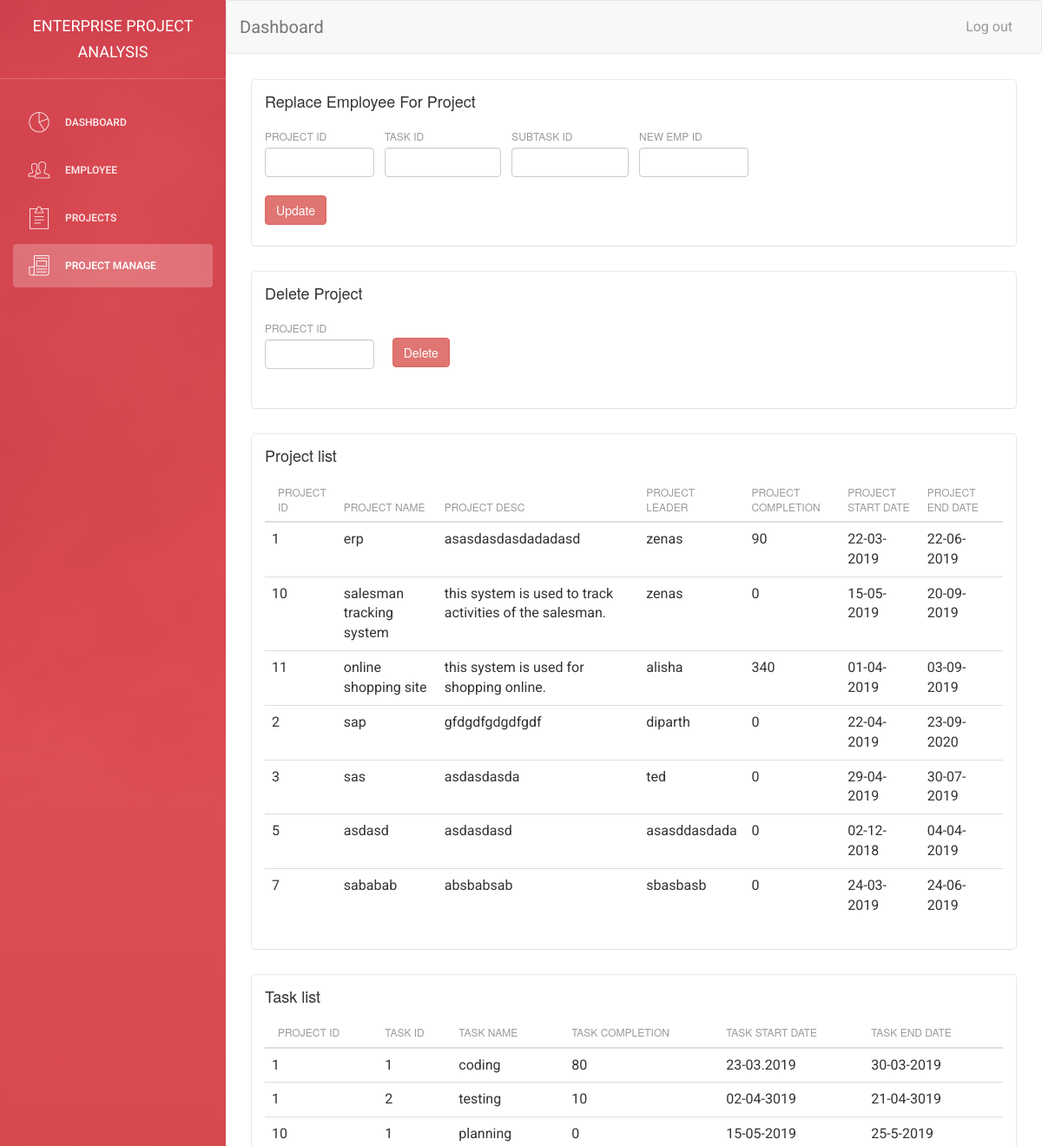
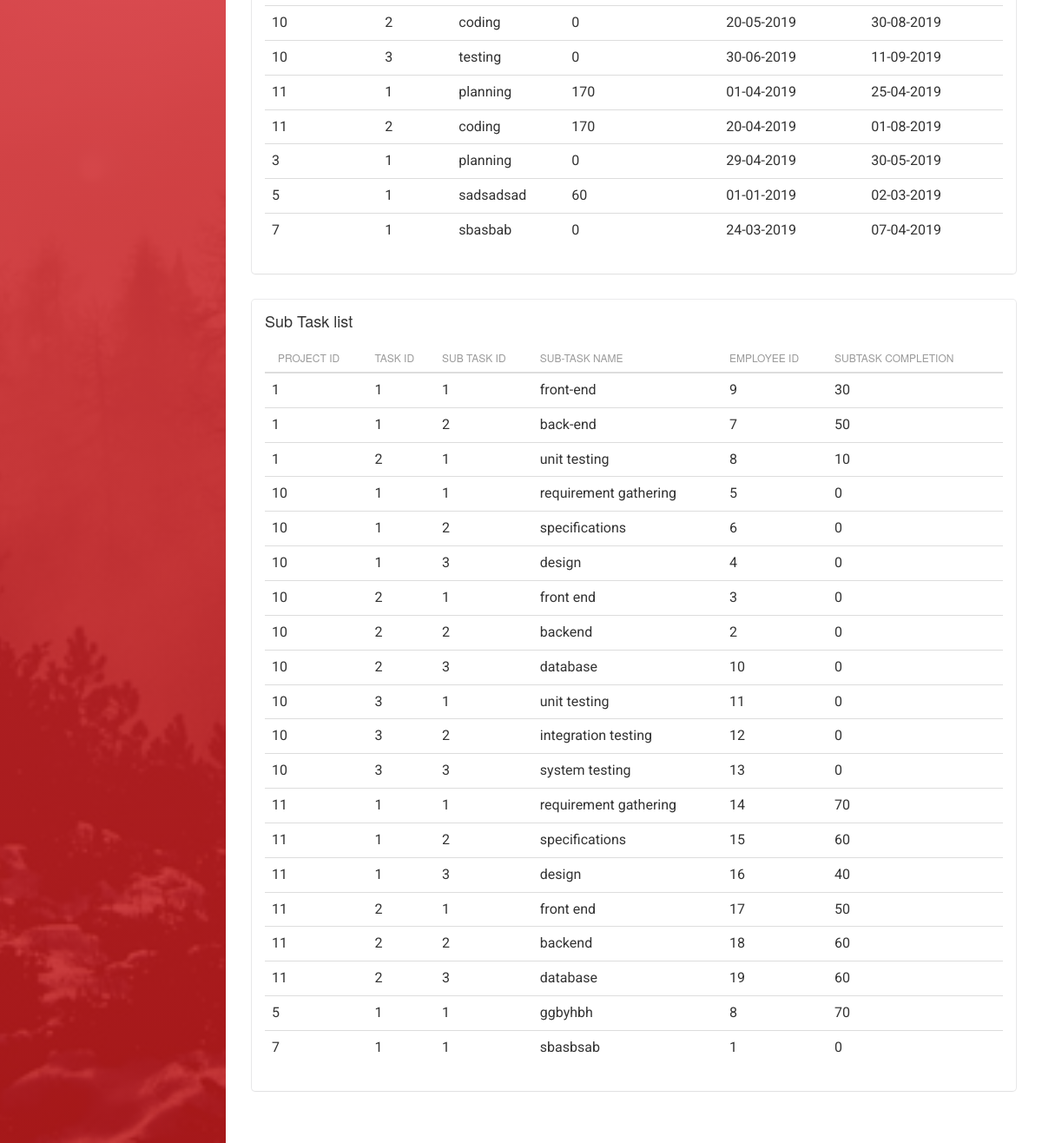
The page /projectlist.php on the database its author committed (2 pictures, top to bottom).
### tables this page shows
CREATE TABLE `project` (
  `projectname` varchar(100) DEFAULT NULL,
  `projectid` varchar(100) NOT NULL,
  `projectdesc` varchar(255) NOT NULL,
  `projectleader` varchar(100) DEFAULT NULL,
  `projectcompletionaverage` int(50) DEFAULT NULL,
  `startdate` varchar(50) NOT NULL,
  `enddate` varchar(50) NOT NULL
);

CREATE TABLE `task` (
  `projectid` varchar(100) NOT NULL,
  `taskname` varchar(100) DEFAULT NULL,
  `taskid` varchar(100) NOT NULL,
  `taskcompletionaverage` int(50) DEFAULT NULL,
  `startdate` varchar(50) NOT NULL,
  `enddate` varchar(50) NOT NULL
);

CREATE TABLE `subtask` (
  `projectid` varchar(100) NOT NULL,
  `taskid` varchar(100) NOT NULL,
  `subtaskid` varchar(100) NOT NULL,
  `subtaskname` varchar(100) DEFAULT NULL,
  `empid` varchar(100) NOT NULL,
  `subtaskcompletionaverage` int(50) DEFAULT NULL
);

### projectlist.php (the view, shortened to what the rows shown need)
<?php
require 'includes/dbConnect.php';
$query="SELECT * FROM `project`";
$run=mysqli_query($conn,$query);
$query1="SELECT * FROM `task`";
$run1=mysqli_query($conn,$query1);
$query2="SELECT * FROM `subtask`";
$run2=mysqli_query($conn,$query2);
?>
<html lang="en">
<head>
    <link href="assets/css/animate.min.css" rel="stylesheet" />
    <link href="assets/css/light-bootstrap-dashboard.css?v=1.4.0" rel="stylesheet" />
    <link href="cs/employee.css" rel="stylesheet" />
    <link href="http://maxcdn.bootstrapcdn.com/font-awesome/4.2.0/css/font-awesome.min.css" rel="stylesheet">
    <link href="assets/css/pe-icon-7-stroke.css" rel="stylesheet" />
    <link rel="stylesheet" href="https://maxcdn.bootstrapcdn.com/bootstrap/3.3.7/css/bootstrap.min.css">
    <link rel="stylesheet" type="text/css"
        href="https://cdnjs.cloudflare.com/ajax/libs/bootstrap-datetimepicker/4.17.43/css/bootstrap-datetimepicker.min.css">
    <link rel="stylesheet" type="text/css"
        href="https://cdnjs.cloudflare.com/ajax/libs/bootstrap-datetimepicker/4.17.43/css/bootstrap-datetimepicker-standalone.css">
</head>
<body>
    <div class="wrapper">
        <div class="main-panel">
            <div class="content">
                <div class="container-fluid">
                    <div class="row">
                        <div class="col-md-12">
                            <div class="card">
                                <div class="content">
                                    <div class="row">
                                        <div class="col-sm-12">
                                            <table class="table">
                                                <thead class="thead-light">
                                                    <tr>
                                                        <th scope="col">Project ID</th>
                                                        <th scope="col">Project Name</th>
                                                        <th scope="col">Project Desc</th>
                                                        <th scope="col">Project Leader</th>
                                                        <th scope="col">Project Completion</th>
                                                        <th scope="col">Project Start Date</th>
                                                        <th scope="col">Project End Date</th>
                                                    </tr>
                                                    <?php
                                                        while($row1=mysqli_fetch_array($run))
                                                        {
                                                            echo ' <tr>
                                                            <td>'.$row1['projectid'].'</td>
                                                            <td>'.$row1['projectname'].'</td>
                                                            <td>'.$row1['projectdesc'].'</td>
                                                            <td>'.$row1['projectleader'].'</td>
                                                            <td>'.$row1['projectcompletionaverage'].'</td>
                                                            <td>'.$row1['startdate'].'</td>
                                                            <td>'.$row1['enddate'].'</td>
                                                            </tr>';
                                                        }
                                                    ?>
                                                </thead>
                                            </table>
                                        </div>
                                    </div>
                                </div>
                            </div>
                        </div>
                    </div>
                    <div class="row">
                        <div class="col-md-12">
                            <div class="card">
                                <div class="content">
                                    <div class="row">
                                        <div class="col-sm-12">
                                            <table class="table">
                                                <thead class="thead-light">
                                                    <tr>
                                                        <th scope="col">Project ID</th>
                                                        <th scope="col">Task ID</th>
                                                        <th scope="col">Task Name</th>
                                                        <th scope="col">Task Completion</th>
                                                        <th scope="col">Task Start Date</th>
                                                        <th scope="col">Task End Date</th>
                                                    </tr>
                                                    <?php
                                                        while($row2=mysqli_fetch_array($run1))
                                                        {
                                                            echo ' <tr>
                                                            <td>'.$row2['projectid'].'</td>
                                                            <td>'.$row2['taskid'].'</td>
                                                            <td>'.$row2['taskname'].'</td>
                                                            <td>'.$row2['taskcompletionaverage'].'</td>
                                                            <td>'.$row2['startdate'].'</td>
                                                            <td>'.$row2['enddate'].'</td>
                                                            </tr>';
                                                        }
                                                    ?>
                                                </thead>
                                            </table>
                                        </div>
                                    </div>
                                </div>
                            </div>
                        </div>
                    </div>
                    <div class="row">
                        <div class="col-md-12">
                            <div class="card">
                                <div class="content">
                                    <div class="row">
                                        <div class="col-sm-12">
                                            <table class="table">
                                                <thead class="thead-light">
                                                    <tr>
                                                        <th scope="col">Project ID</th>
                                                        <th scope="col">Task ID</th>
                                                        <th scope="col">Sub task ID</th>
                                                        <th scope="col">Sub-Task Name</th>
                                                        <th scope="col">Employee ID</th>
                                                        <th scope="col">Subtask Completion</th>
                                                    </tr>
                                                    <?php
                                                        while($row3=mysqli_fetch_array($run2))
                                                        {
                                                            echo ' <tr>
                                                            <td>'.$row3['projectid'].'</td>
                                                            <td>'.$row3['taskid'].'</td>
                                                            <td>'.$row3['subtaskid'].'</td>
                                                            <td>'.$row3['subtaskname'].'</td>
                                                            <td>'.$row3['empid'].'</td>
                                                            <td>'.$row3['subtaskcompletionaverage'].'</td>
                                                            </tr>';
                                                        }
                                                    ?>
                                                </thead>
                                            </table>
                                        </div>
                                    </div>
                                </div>
                            </div>
                        </div>
                    </div>
                </div>
            </div>
        </div>
    </div>
</body>
</html>

### rows shown on the page
project: projectid "1", projectname "erp", projectdesc "asasdasdasdadadasd", projectleader "zenas", projectcompletionaverage "90", startdate "22-03-2019", enddate "22-06-2019"
project: projectid "10", projectname "salesman tracking system", projectdesc "this system is used to track activities of the salesman.", projectleader "zenas", projectcompletionaverage "0", startdate "15-05-2019", enddate "20-09-2019"
project: projectid "11", projectname "online shopping site", projectdesc "this system is used for shopping online.", projectleader "alisha", projectcompletionaverage "340", startdate "01-04-2019", enddate "03-09-2019"
project: projectid "2", projectname "sap", projectdesc "gfdgdfgdgdfgdf", projectleader "diparth", projectcompletionaverage "0", startdate "22-04-2019", enddate "23-09-2020"
project: projectid "3", projectname "sas", projectdesc "asdasdasda", projectleader "ted", projectcompletionaverage "0", startdate "29-04-2019", enddate "30-07-2019"
project: projectid "5", projectname "asdasd", projectdesc "asdasdasd", projectleader "asasddasdada", projectcompletionaverage "0", startdate "02-12-2018", enddate "04-04-2019"
project: projectid "7", projectname "sababab", projectdesc "absbabsab", projectleader "sbasbasb", projectcompletionaverage "0", startdate "24-03-2019", enddate "24-06-2019"
task: projectid "1", taskid "1", taskname "coding", taskcompletionaverage "80", startdate "23-03.2019", enddate "30-03-2019"
task: projectid "1", taskid "2", taskname "testing", taskcompletionaverage "10", startdate "02-04-3019", enddate "21-04-3019"
task: projectid "10", taskid "1", taskname "planning", taskcompletionaverage "0", startdate "15-05-2019", enddate "25-5-2019"
task: projectid "10", taskid "2", taskname "coding", taskcompletionaverage "0", startdate "20-05-2019", enddate "30-08-2019"
task: projectid "10", taskid "3", taskname "testing", taskcompletionaverage "0", startdate "30-06-2019", enddate "11-09-2019"
task: projectid "11", taskid "1", taskname "planning", taskcompletionaverage "170", startdate "01-04-2019", enddate "25-04-2019"
task: projectid "11", taskid "2", taskname "coding", taskcompletionaverage "170", startdate "20-04-2019", enddate "01-08-2019"
task: projectid "3", taskid "1", taskname "planning", taskcompletionaverage "0", startdate "29-04-2019", enddate "30-05-2019"
task: projectid "5", taskid "1", taskname "sadsadsad", taskcompletionaverage "60", startdate "01-01-2019", enddate "02-03-2019"
task: projectid "7", taskid "1", taskname "sbasbab", taskcompletionaverage "0", startdate "24-03-2019", enddate "07-04-2019"
subtask: projectid "1", taskid "1", subtaskid "1", subtaskname "front-end", empid "9", subtaskcompletionaverage "30"
subtask: projectid "1", taskid "1", subtaskid "2", subtaskname "back-end", empid "7", subtaskcompletionaverage "50"
subtask: projectid "1", taskid "2", subtaskid "1", subtaskname "unit testing", empid "8", subtaskcompletionaverage "10"
subtask: projectid "10", taskid "1", subtaskid "1", subtaskname "requirement gathering", empid "5", subtaskcompletionaverage "0"
subtask: projectid "10", taskid "1", subtaskid "2", subtaskname "specifications", empid "6", subtaskcompletionaverage "0"
subtask: projectid "10", taskid "1", subtaskid "3", subtaskname "design", empid "4", subtaskcompletionaverage "0"
subtask: projectid "10", taskid "2", subtaskid "1", subtaskname "front end", empid "3", subtaskcompletionaverage "0"
subtask: projectid "10", taskid "2", subtaskid "2", subtaskname "backend", empid "2", subtaskcompletionaverage "0"
subtask: projectid "10", taskid "2", subtaskid "3", subtaskname "database", empid "10", subtaskcompletionaverage "0"
subtask: projectid "10", taskid "3", subtaskid "1", subtaskname "unit testing", empid "11", subtaskcompletionaverage "0"
subtask: projectid "10", taskid "3", subtaskid "2", subtaskname "integration testing", empid "12", subtaskcompletionaverage "0"
subtask: projectid "10", taskid "3", subtaskid "3", subtaskname "system testing", empid "13", subtaskcompletionaverage "0"
subtask: projectid "11", taskid "1", subtaskid "1", subtaskname "requirement gathering", empid "14", subtaskcompletionaverage "70"
subtask: projectid "11", taskid "1", subtaskid "2", subtaskname "specifications", empid "15", subtaskcompletionaverage "60"
subtask: projectid "11", taskid "1", subtaskid "3", subtaskname "design", empid "16", subtaskcompletionaverage "40"
subtask: projectid "11", taskid "2", subtaskid "1", subtaskname "front end", empid "17", subtaskcompletionaverage "50"
subtask: projectid "11", taskid "2", subtaskid "2", subtaskname "backend", empid "18", subtaskcompletionaverage "60"
subtask: projectid "11", taskid "2", subtaskid "3", subtaskname "database", empid "19", subtaskcompletionaverage "60"
subtask: projectid "5", taskid "1", subtaskid "1", subtaskname "ggbyhbh", empid "8", subtaskcompletionaverage "70"
subtask: projectid "7", taskid "1", subtaskid "1", subtaskname "sbasbsab", empid "1", subtaskcompletionaverage "0"
